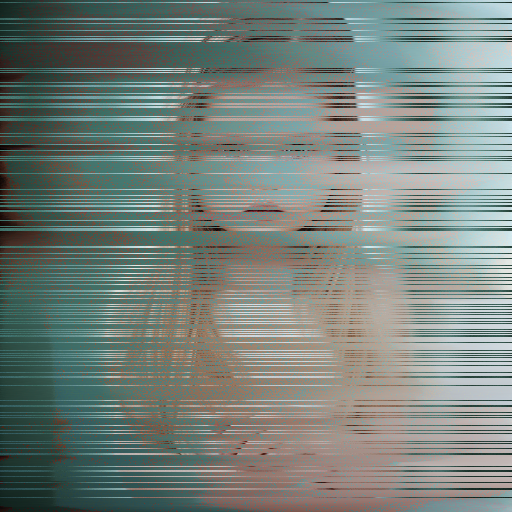
#> input picture image.png, 512 x 512 px; its folder holds only this picture in this run
$ python -i wibUiPillow.py   (imports and definitions only)
#> lines starting #> are read from the running program, lines starting #| are printed output that depends on the picture
#> further down, picture is the input picture: PIL image 512x512 RGBA; mean R, G, B, A 120, 130.9, 124.7, 255
import gradio as gr
from PIL import Image, ImageFilter, ImageChops, ImageMath
import numpy as np
import math as m
def sinMaskTop(row):
    value = 255
    newRow = np.zeros((row.size))
    for i in range(1,row.size):
        newRow[i] = value * m.sin(i/row.size*m.pi)
    return newRow

def MaskGen(ChanelImg, formula):
#> called with formula = '(a+b)/2'
    ChanelImg = ChanelImg.convert(mode='L')
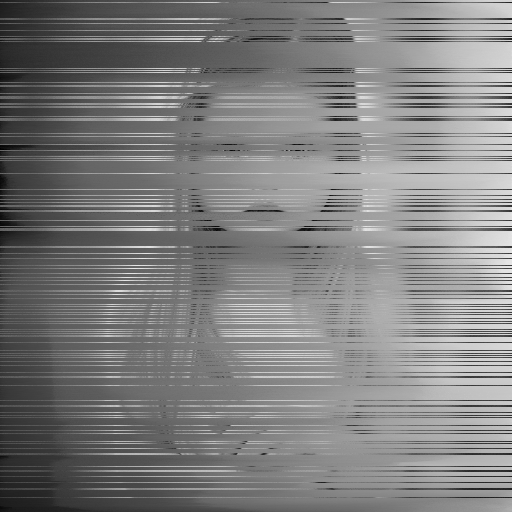
#> ChanelImg: PIL image 512x512 L; min 1, max 232, mean 126.9
    npMask = np.asarray(ChanelImg)
    npMask = np.asarray([sinMaskTop(row) for row in npMask])
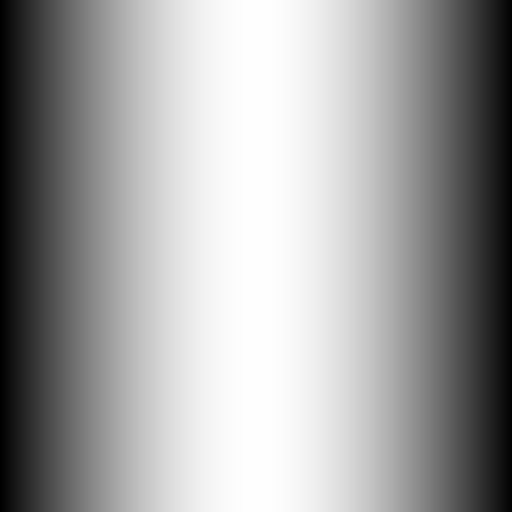
#> npMask: shape (512, 512) float64; min 0, max 255, mean 162.3
    imgMask = Image.fromarray(npMask).convert('L')
    imgMackRot = imgMask.rotate(90,expand=True)
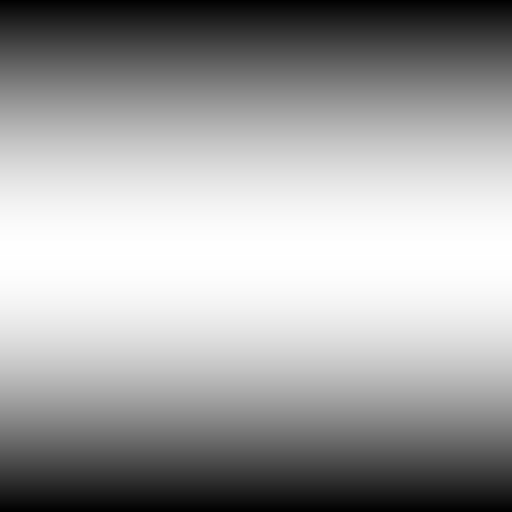
#> imgMackRot: PIL image 512x512 L; min 0, max 255, mean 161.8
    imgMackRot = imgMackRot.resize((imgMask.size))
    imgMask = ImageMath.eval(formula,a=imgMask,b=imgMackRot).convert(mode='L') # '(a+b)/2'
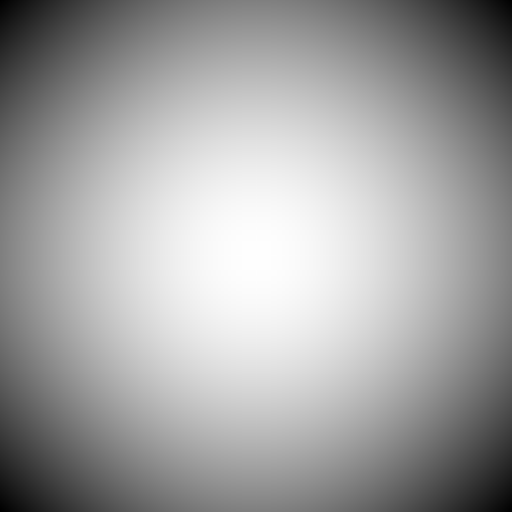
#> imgMask: PIL image 512x512 L; min 0, max 255, mean 161.6
    return imgMask

def Glich(InputImage,shift,blureRadius,chBox):
    global maskImg
    InputImage = InputImage.convert(mode='RGB')
    BlureImage = InputImage.filter(ImageFilter.GaussianBlur(int(blureRadius)))
    InputImage = Image.composite(InputImage,BlureImage,maskImg)

    Red, Green, Blue = InputImage.split()

    RedOffset = ImageChops.offset(Red,int(shift),0)

    if chBox:
        Red = Image.composite(Red,RedOffset,maskImg)
    else:
        Red = RedOffset

    ImgOutput = Image.merge('RGB',(Red, Green,Blue))
    #ImgOutput = maskImg

    return ImgOutput
def Kern(InputImage):
    kernel = (-1,0,1,
          -1,0,1,
          -1,0,1,)
    ImgOutput = InputImage.filter(ImageFilter.Kernel((3,3),kernel,1,0))
    return ImgOutput

def ImgLoad(InputImage):
    global maskImg
    maskImg = MaskGen(InputImage,'(a+b)/2')


# [18 lines not run here, left out]

>>> from PIL import Image
>>> picture = Image.open('image.png')
>>> result = ImgLoad(picture)

$ run again, on 1_wm.png
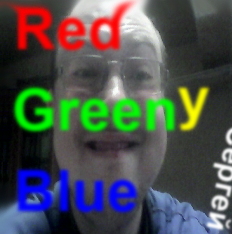
#> input picture 1_wm.png, 232 x 234 px
#> picture is the input picture: PIL image 232x234 RGBA; mean R, G, B, A 75.8, 80.7, 78.4, 255
#> in MaskGen, `ChanelImg = ChanelImg.convert(mode='L')`:
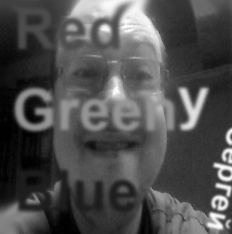
#> ChanelImg: PIL image 232x234 L; min 0, max 253, mean 79

$ run again, on 2_wm.jpg
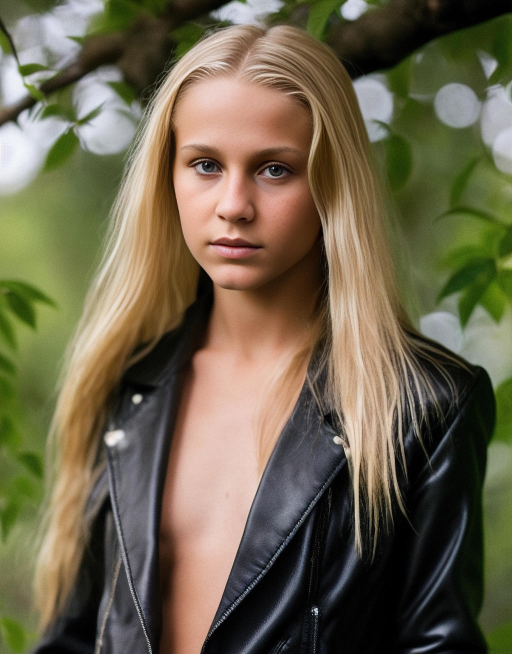
#> input picture 2_wm.jpg, 1024 x 1308 px (shown at 1/2 size)
#> picture is the input picture: PIL image 1024x1308 RGB; mean R, G, B 108.5, 99.5, 76.2
#> in MaskGen, `ChanelImg = ChanelImg.convert(mode='L')`:
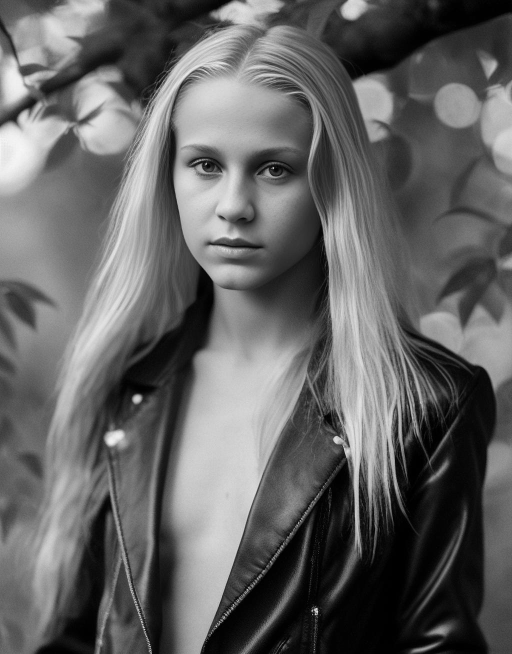
#> ChanelImg: PIL image 1024x1308 L (shown at 1/2 size); min 0, max 254, mean 99.5
